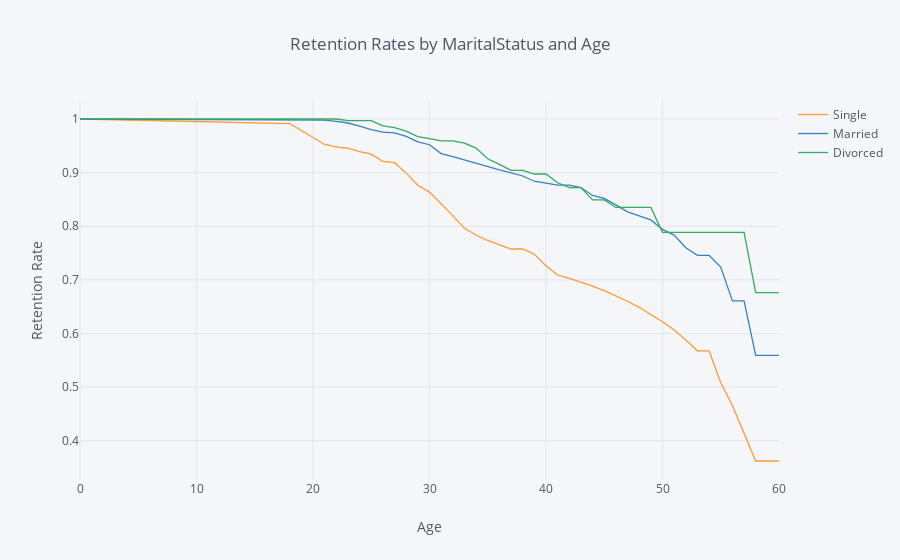

Notebook code cell kept with this figure:
### Markdown cell above
## 5. Let's also look at the marital status curves by employee age. Generate and plot the survival curves showing retention rates by marital status and age.

### Code cell
retention5= survival(data,'MaritalStatus','Age','Attrition')

retention5.iplot(kind='line', xTitle='Age', yTitle='Retention Rate',
            title='Retention Rates by MaritalStatus and Age')

### Figure 1 — Plotly figure (JSON) as saved in the notebook; plotly's stock layout.template omitted (floating-point values rounded to 4 significant figures)
{"data": [{"line": {"color": "rgba(255, 153, 51, 1.0)", "dash": "solid", "shape": "linear", "width": 1.3}, "mode": "lines", "name": "Single", "text": "", "type": "scatter", "uid": "28ed3f35-1e3e-4b01-ae3b-f59e947c4ae0", "x": [0, 18, 19, 20, 21, 22, 23, 24, 25, 26, 27, 28, 29, 30, 31, 32, 33, 34, 35, 36, 37, 38, 39, 40, 41, 42, 43, 44, 45, 46, 47, 48, 49, 50, 51, 52, 53, 54, 55, 56, 57, 58, 59, 60], "y": [1, 0.9915, 0.9786, 0.9657, 0.9525, 0.9481, 0.9459, 0.9391, 0.9346, 0.9208, 0.9185, 0.899, 0.8765, 0.8636, 0.8421, 0.8198, 0.7961, 0.7837, 0.7734, 0.7659, 0.7575, 0.7575, 0.7477, 0.7263, 0.709, 0.7027, 0.6957, 0.6882, 0.6799, 0.6705, 0.6601, 0.6488, 0.636, 0.6219, 0.6064, 0.588, 0.5677, 0.5677, 0.508, 0.4656, 0.4139, 0.3622, 0.3622, 0.3622]}, {"line": {"color": "rgba(55, 128, 191, 1.0)", "dash": "solid", "shape": "linear", "width": 1.3}, "mode": "lines", "name": "Married", "text": "", "type": "scatter", "uid": "09466e3c-2361-4340-bb89-591a13995fcf", "x": [0, 18, 19, 20, 21, 22, 23, 24, 25, 26, 27, 28, 29, 30, 31, 32, 33, 34, 35, 36, 37, 38, 39, 40, 41, 42, 43, 44, 45, 46, 47, 48, 49, 50, 51, 52, 53, 54, 55, 56, 57, 58, 59, 60], "y": [1, 0.9978, 0.9978, 0.9978, 0.9978, 0.9955, 0.9925, 0.9865, 0.9804, 0.9757, 0.9741, 0.9675, 0.9573, 0.952, 0.9355, 0.9297, 0.9235, 0.9171, 0.9103, 0.9052, 0.8996, 0.8937, 0.884, 0.8805, 0.8766, 0.8766, 0.8721, 0.8574, 0.8521, 0.8399, 0.8267, 0.8195, 0.8118, 0.7941, 0.7835, 0.7598, 0.7457, 0.7457, 0.7238, 0.6608, 0.6608, 0.5592, 0.5592, 0.5592]}, {"line": {"color": "rgba(50, 171, 96, 1.0)", "dash": "solid", "shape": "linear", "width": 1.3}, "mode": "lines", "name": "Divorced", "text": "", "type": "scatter", "uid": "f42cc94f-f52a-4408-92fb-a78f4f922c75", "x": [0, 18, 19, 20, 21, 22, 23, 24, 25, 26, 27, 28, 29, 30, 31, 32, 33, 34, 35, 36, 37, 38, 39, 40, 41, 42, 43, 44, 45, 46, 47, 48, 49, 50, 51, 52, 53, 54, 55, 56, 57, 58, 59, 60], "y": [1, 1, 1, 1, 1, 1, 0.9969, 0.9969, 0.9969, 0.9873, 0.9841, 0.9774, 0.967, 0.9633, 0.9594, 0.9594, 0.955, 0.9458, 0.9258, 0.9153, 0.9041, 0.9041, 0.8974, 0.8974, 0.8811, 0.8719, 0.8719, 0.849, 0.849, 0.8351, 0.8351, 0.8351, 0.8351, 0.7887, 0.7887, 0.7887, 0.7887, 0.7887, 0.7887, 0.7887, 0.7887, 0.676, 0.676, 0.676]}], "layout": {"legend": {"bgcolor": "#F5F6F9", "font": {"color": "#4D5663"}}, "paper_bgcolor": "#F5F6F9", "plot_bgcolor": "#F5F6F9", "title": {"font": {"color": "#4D5663"}, "text": "Retention Rates by MaritalStatus and Age"}, "xaxis": {"gridcolor": "#E1E5ED", "showgrid": true, "tickfont": {"color": "#4D5663"}, "title": {"font": {"color": "#4D5663"}, "text": "Age"}, "zerolinecolor": "#E1E5ED"}, "yaxis": {"gridcolor": "#E1E5ED", "showgrid": true, "tickfont": {"color": "#4D5663"}, "title": {"font": {"color": "#4D5663"}, "text": "Retention Rate"}, "zerolinecolor": "#E1E5ED"}}}
